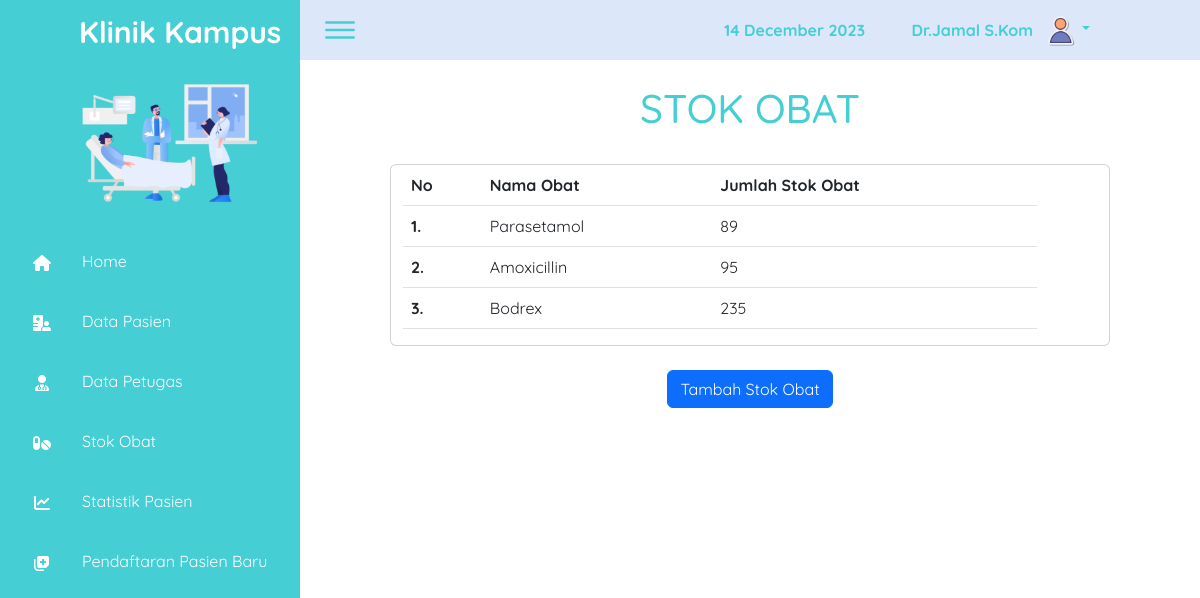
/stokObat.php (signed in), run on the app's committed database.
### tables this page shows
CREATE TABLE `stokobat` (
  `id_obat` int(11) NOT NULL,
  `nama_obat` varchar(50) NOT NULL,
  `jml_obat` int(255) NOT NULL
);

### stokObat.php (the view, shortened to what this page needs)
<?php
require_once("header.php");
require_once("assets/db/database.php");
$hasilData = $koneksinya->query("SELECT*FROM stokobat");
?>
<h1>
    <center>STOK OBAT</center>
</h1> <br>
<center>
    <div class="row card" style="width: 80%;">
        <div class="col-xl-11">
            <table class="table">
                <tr>
                    <th scope="col">No</th>
                    <th scope="col">Nama Obat</th>
                    <th scope="col">Jumlah Stok Obat</th>
                </tr>
                <?php $i = 1;
                foreach ($hasilData as $data) : ?>
                    <tr>
                        <th scope="row"> <?= $i++ ?>. </th>
                        <td><?= $data['nama_obat'] ?></td>
                        <td><?= $data['jml_obat'] ?></td>
                    </tr>
                <?php endforeach; ?>
            </table>
        </div>
    </div>
</center>
<div class="row mt-4">
    <div class="col-lg-12 text-center">
        <a href="stokObatTambah.php" class="btn btn-primary">Tambah Stok Obat</a>
    </div>
</div>
<?php require_once("footer.php"); ?>

### assets/css/style.css (style rules this page uses)
* { font-family: "Quicksand", sans-serif; margin: 0; padding: 0; box-sizing: border-box; }
html { scroll-behavior: smooth; transition: all 0.9s ease; }
:root { --blue: #46ced5; --blue2: #b6ebef; --blue3: #019dff; --topbar: #dce7f9; --white: #fff; --gray: #f5f5f5; --black1: #222; --black2: #999; --black3: #8d8d8d; }
body { min-height: 100vh; overflow-x: hidden; }

### data on the page
stokobat: nama_obat "Parasetamol", jml_obat "89"
stokobat: nama_obat "Amoxicillin", jml_obat "95"
stokobat: nama_obat "Bodrex", jml_obat "235"

### other printed values
$_SESSION["nama"] "Dr.Jamal S.Kom"
